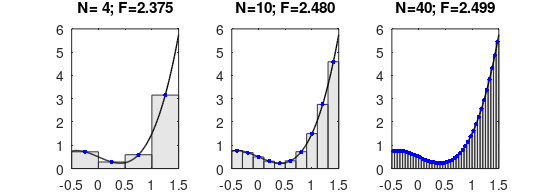

Here is the MATLAB script that generated this plot:
% riemann_plot.m
% make a plot for the numeric integraion chapter of the matlab script
% peter.gruber@lu.unisi.ch
% 2008-12-04


%% setup
% function
f=@(x) 2*x.^3-1*x+0.5;

% step size ... good values are 0.25, 0.1, 0.05, 0.02, 0.01, 0.001
step=[0.5 0.2 0.05];

% integration bounds
lowerBnd=-0.5;
upperBnd=1.5;
Nstep=(upperBnd-lowerBnd)./step;

% prepare fugure
h=figure;
paper=[14 5];
set(h,'PaperPositionMode', 'manual','PaperUnits','centimeters', 'PaperSize',paper, ...
      'PaperPosition', [0 0 paper],'Visible', 'off');


%% perform integraion and produce sub-plots
for k=1:length(step)
    subplot(1,length(step),k);

    % x-values in the middle of each strip
    x=lowerBnd+step(k)/2 : step(k) : upperBnd-step(k)/2;

    % calcualte function values along steps
    y=f(x);
    
    % value of integral
    F=sum(y)*step(k);
    
    % make plot of steps
    bar(x,y,'EdgeColor',0.2*[1 1 1],'LineWidth',.2,...
            'FaceColor',0.9*[1 1 1],'BarWidth',1)
    hold on
    % now add a plot of the function
    x1=lowerBnd:0.01:upperBnd;
    y1=f(x1);
    plot(x1,y1,'k','LineWidth',1)
    plot(x,y,'b.','MarkerSize',10)

    % finally, calculate the numeric integral
    mytitle=sprintf('N=%2i; F=%5.3f',Nstep(k),F);
    title(mytitle)
    axis([lowerBnd upperBnd 0 6]);
end

%% produce the eps file
print(h,'-depsc','riemann.eps');
%print(h,'-dpdf','riemann.pdf');
